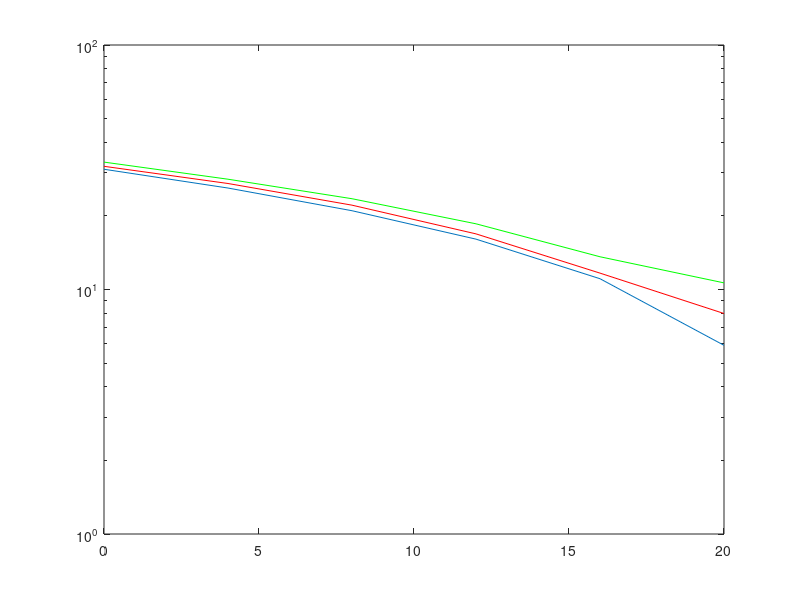

This chart was generated by the following MATLAB code:
clc;clear all;close all

M=30:-5:1;
% load BELR
for jj=1:length(M)
    
    for kk=1:3
  
      BELR=kk.*rand(1,M(jj))./M(jj);
Ei=BELR;
Exlegacy=sum(1./(1-Ei));
ExD(jj,kk)=M(jj)./(1-max(Ei));


% G(jj,kk)=(Exlegacy-ExD)./Exlegacy;
    end
%    tim(jj)=mean(ExD);
 
end
figure
semilogy(0:4:20,ExD(:,1))
hold on
semilogy(0:4:20,ExD(:,2),'r') 
hold on
semilogy(0:4:20,ExD(:,3),'g')


